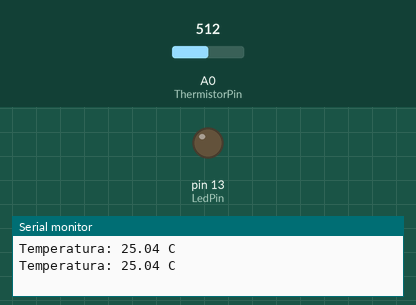
The sketch below on a simulated Arduino Uno, built with avr-gcc and run on an emulated ATmega328P. On the bench: output pins drawn as LEDs (lit = HIGH), the last lines printed to the serial monitor. The test bench sets the inputs (shaded band); at power-on: A0 (ThermistorPin) = 512.

Above: at 2.3 s.
2.4 s: A0 (ThermistorPin) set to 489
At 3.3 s:
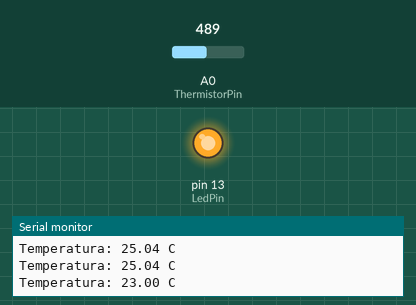
4.5 s: A0 (ThermistorPin) set to 511
At 5.7 s:
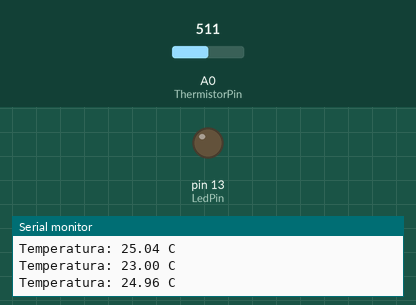
6.6 s: A0 (ThermistorPin) set to 306
At 8.0 s:
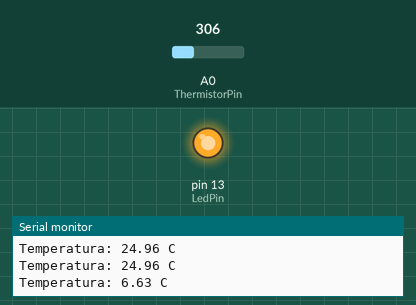
Timing chart, 0 to 9.6 s (numbered marks = the images above; inputs shaded):
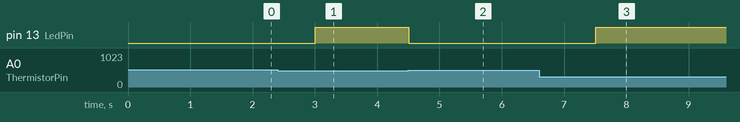

Measured:
- the behaviour switches between 501 and 500 on A0 (ThermistorPin) (found by bisection; images 0 and 1)
- after the input at 2.4 s, pin 13 (LedPin): LOW → HIGH after 0.60 s
- after the input at 4.5 s, pin 13 (LedPin): HIGH → LOW at once
- after the input at 6.6 s, pin 13 (LedPin): LOW → HIGH after 0.91 s

The sketch:

projeto9_led_e_termistor.ino
```cpp
int ThermistorPin = A0;
int LedPin = 13;
float R1 = 10000; //valor de R1 na placa
float logR2, R2, T;
float c1 = 0.001129148, c2 = 0.000234125, c3 = 0.0000000876741; //coeficientes de Steinhart-Hart para o termistor

void setup() {
Serial.begin(9600);
pinMode(LedPin, OUTPUT); //define o pino do LED como saída
}

void loop() {
int Vo = analogRead(ThermistorPin);
R2 = R1 * (1023.0 / (float)Vo - 1.0); //calcula a resistência no termistor
logR2 = log(R2);
T = (1.0 / (c1 + c2*logR2 + c3*logR2*logR2*logR2)); //temperatura em Kelvin
T = T - 273.15; //converte Kelvin para Celsius

Serial.print("Temperatura: ");
Serial.print(T);
Serial.println(" C");

if (T <= 24){
  digitalWrite(LedPin, HIGH); //acende luz caso temperatura seja menor ou igual a 24
}else{
  digitalWrite(LedPin, LOW); //desliga luz
}

//a porta GND e A0 estão trocadas para que a temperatura varie na simulação

delay(1500); //visibilidade da temperatura e do led
}
```
